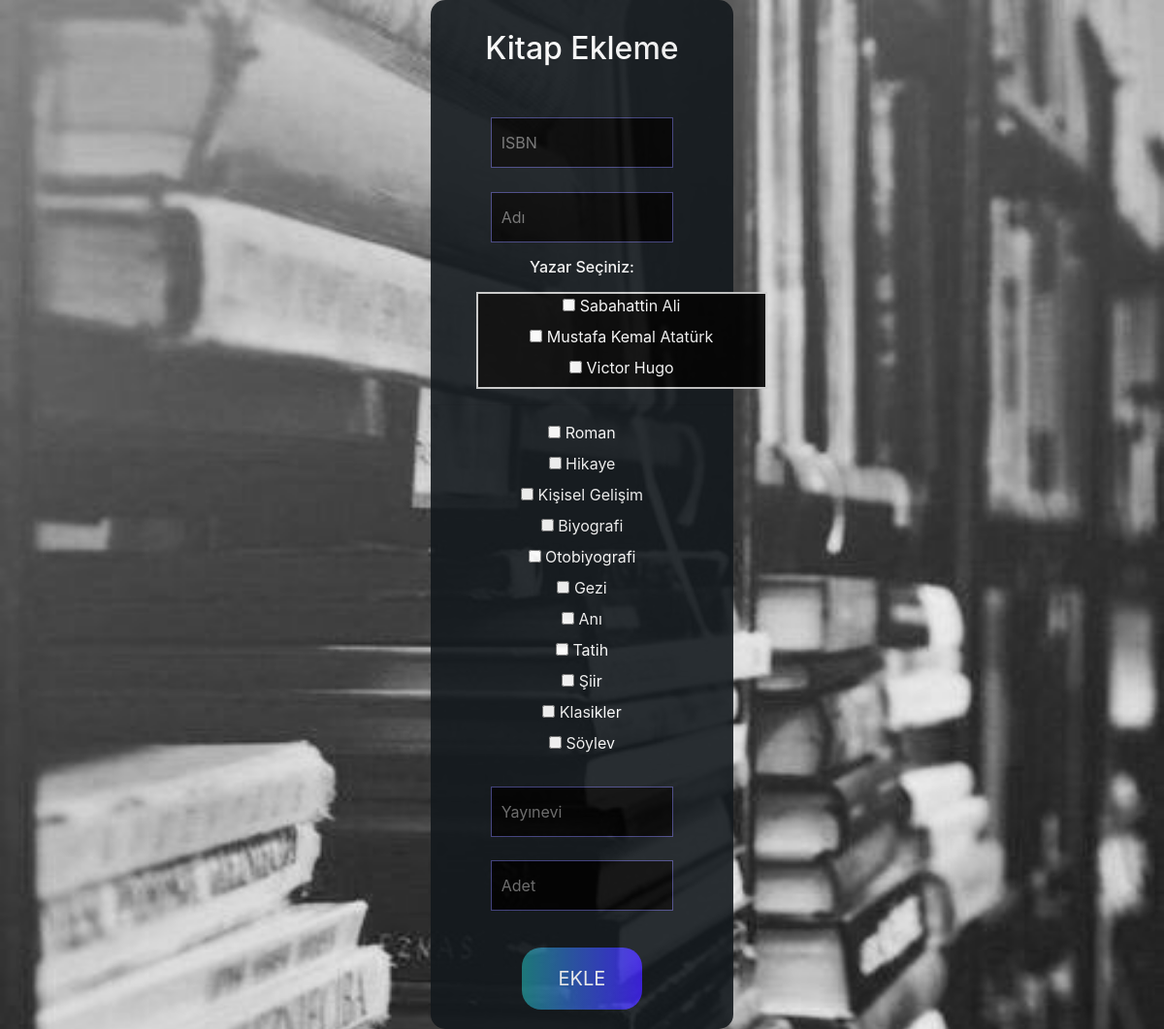
The app's page /kütüphane/kitap_islemleri.php with its own data.
### tables this page shows
CREATE TABLE `yazar` (
  `yazar_id` int(11) NOT NULL,
  `yazar_adi` varchar(50) NOT NULL,
  `yazar_soyadi` varchar(50) NOT NULL
);

CREATE TABLE `kategori` (
  `kategori_id` int(11) NOT NULL,
  `kategori_adi` varchar(20) NOT NULL
);

### kütüphane/kitap_islemleri.php (the view, shortened to what this page needs)
<?php
$servername = "localhost";
$username = "root";
$password = "";
$db = "kutuphane";
$conn = new mysqli($servername, $username, $password ,$db);
$sql2 = "SELECT * FROM kategori";
$kategoriler = [];
$cvp = mysqli_query($conn, $sql2);
if(!$cvp){
	echo '<br>Hata: ' .mysqli_error($conn);
}else{
    while ($row = mysqli_fetch_array($cvp))
    {
        $kategoriler[] = $row;
    }
}
$sql3 = "SELECT * FROM yazar";
$yazarlar = [];
$cvp = mysqli_query($conn, $sql3);
if(!$cvp){
	echo '<br>Hata: ' .mysqli_error($conn);
}else{
    while ($row = mysqli_fetch_array($cvp))
    {
        $yazarlar[] = $row;
    }
}
?>
<!DOCTYPE html>
<html lang="en">
<head>
    <link rel="stylesheet" href="kitaptasarim.css"/>
    <link rel="stylesheet" href="https://stackpath.bootstrapcdn.com/bootstrap/4.4.1/css/bootstrap.min.css">
</head>
<body>
<div style="height:auto!important;" class="add">
    <div style="text-align:center;">
        <h2 id="white" class="h1-1">Kitap Ekleme</h2>
        <form action="kitap_ekle.php"  target="kitap_ekle.php" method="POST">
            <input id="white" name="ISBN" class="hold" type="text" placeholder="ISBN"/>
            <input id="white" name="kitap_adi" class="hold2" type="text" placeholder="Adı"/>
            <div class="container-yazar-baslik">
                <h6 class="yazar-baslik">Yazar Seçiniz:</h6>
            </div>
			<div class="container-yazar">
                <?php foreach ($yazarlar as $value) { ?>
                    <input type="checkbox" id="yazar_<?=$value['yazar_id'];?>" name="yazarlar[]" value="<?=$value['yazar_id'];?>">
                    <label style="color:white;" for="yazar_<?=$value['yazar_id'];?>"><?=$value['yazar_adi'];?><?=" "?><?=$value['yazar_soyadi'];?></label><br>
                <?php } ?>
            </div>
			<hr>
			<?php foreach ($kategoriler as $value) { ?>
            <input type="checkbox" id="kategori_<?=$value['kategori_id'];?>" name="kategoriler[]" value="<?=$value['kategori_id'];?>">
            <label style="color:white;" for="kategori_<?=$value['kategori_id'];?>"><?=$value['kategori_adi'];?></label><br>
			<?php } ?>
            <input id="white" name="kitap_yayinevi" class="hold2" type="text"  placeholder="Yayınevi"/>
            <input id="white" name="kitap_stok" class="hold2" type="text"  placeholder="Adet"/>
        <a href="kitap_ekle.php"><input style="margin-bottom:20px;font-size: 20px;" type="submit" class="btn-1" value="EKLE" id="white" placeholder="Kitap Ekle"/></a>
    </form>
    </div>
</div>
</body>
</html>

### kütüphane/kitaptasarim.css (style rules this page uses)
body { background:url("kitap.jpg"); background-repeat: repeat-x; background-size: cover; }
.add { position: relative; margin-right: auto; margin-left: auto; height: 50vh; width: 26%; background-color: #14191d; opacity:0.9; border-radius: 15px; }
#white { color: white; }
.h1-1 { padding-top: 10%; }
.hold { width: 60%; margin-top:14%; height: 6.5vh; border:1px solid #474787; background: black; padding-left:3%; outline: none; }
.hold2 { width: 60%; margin-top:8%; height: 6.5vh; border:1px solid #474787; background: black; padding-left:3%; outline: none; }
.btn-1 { margin-top:12%; width: 40%; outline: none; height: 8vh; border-radius: 20px; border: none; background: linear-gradient(90deg, rgba(29,129,130,1) 0%, rgb(62, 32, 232) 100%); }

### kütüphane/kitap_islemleri.php (style rules this page uses)
.container-yazar { border:2px solid #ccc; width:300px; height: 100px; overflow-y: scroll; margin-left:15%;margin-top:5%;background-color:black; }
.yazar-baslik { color:white; }
.container-yazar-baslik { margin-top:5%; }

### records on screen
yazar: yazar_adi "Sabahattin", yazar_soyadi "Ali"
yazar: yazar_adi "Mustafa Kemal", yazar_soyadi "Atatürk"
yazar: yazar_adi "Victor", yazar_soyadi "Hugo"
kategori: kategori_adi "Roman"
kategori: kategori_adi "Hikaye"
kategori: kategori_adi "Kişisel Gelişim"
kategori: kategori_adi "Biyografi"
kategori: kategori_adi "Otobiyografi"
kategori: kategori_adi "Gezi"
kategori: kategori_adi "Anı"
kategori: kategori_adi "Tatih"
kategori: kategori_adi "Şiir"
kategori: kategori_adi "Klasikler"
kategori: kategori_adi "Söylev"
